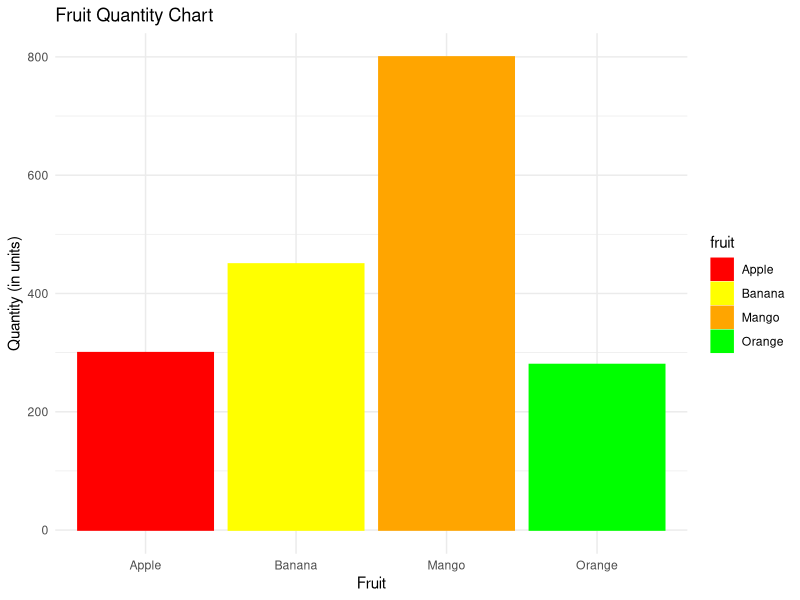
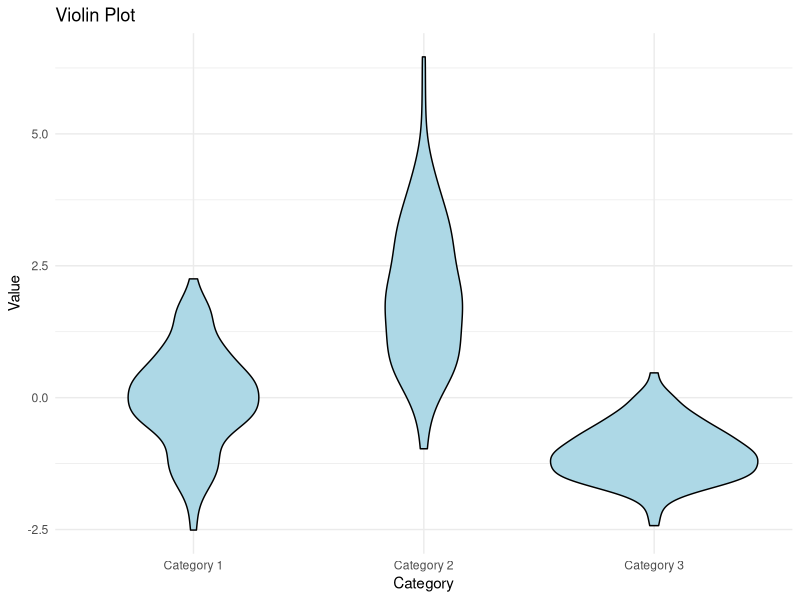
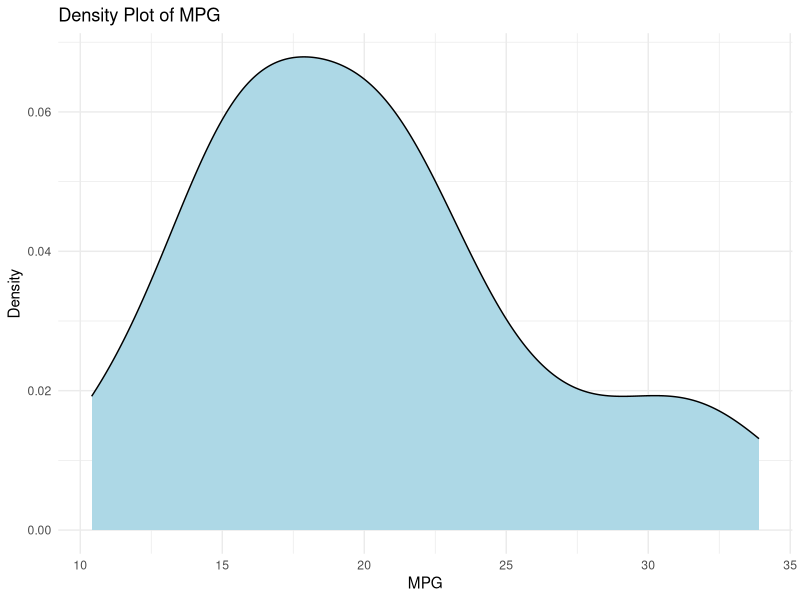

Generate these figures, in order, with R:
#Exemplo
library(ggplot2)

data <- data.frame(
  fruit = c("Apple", "Banana", "Orange", "Mango"),
  quantity = c(300, 450, 280, 800),
  color = c("red", "yellow", "orange", "green")
)
bar_chart <- ggplot(data, aes(x = fruit, 
                              y = quantity,
                              fill = fruit,
                              color = fruit)) +
  geom_bar(stat = "identity") +
  labs(title = "Fruit Quantity Chart", 
       x = "Fruit", y = "Quantity (in units)") +
  scale_fill_manual(values = data$color) + 
  scale_color_manual(values = data$color) + 
  theme_minimal()
bar_chart


#Exemplo
library(ggplot2)

data <- data.frame(
  category = rep(c("Category 1", "Category 2", "Category 3"), each = 100),
  value = c(rnorm(100, mean = 0, sd = 1),
            rnorm(100, mean = 2, sd = 1.5),
            rnorm(100, mean = -1, sd = 0.5))
)

violin_plot <- ggplot(data, aes(x = category, y = value)) +
  geom_violin(fill = "lightblue", color = "black") +
  labs(title = "Violin Plot", x = "Category", y = "Value") +
  theme_minimal()

print(violin_plot)


#Exemplo
library(ggplot2)

# Load mtcars dataset
data(mtcars)

# Select the variable for the density plot
data <- mtcars$mpg

# Create the density plot
density_plot <- ggplot() +
  geom_density(aes(x = data), fill = "lightblue", color = "black") +
  labs(title = "Density Plot of MPG", x = "MPG", y = "Density") +
  theme_minimal()

print(density_plot)

